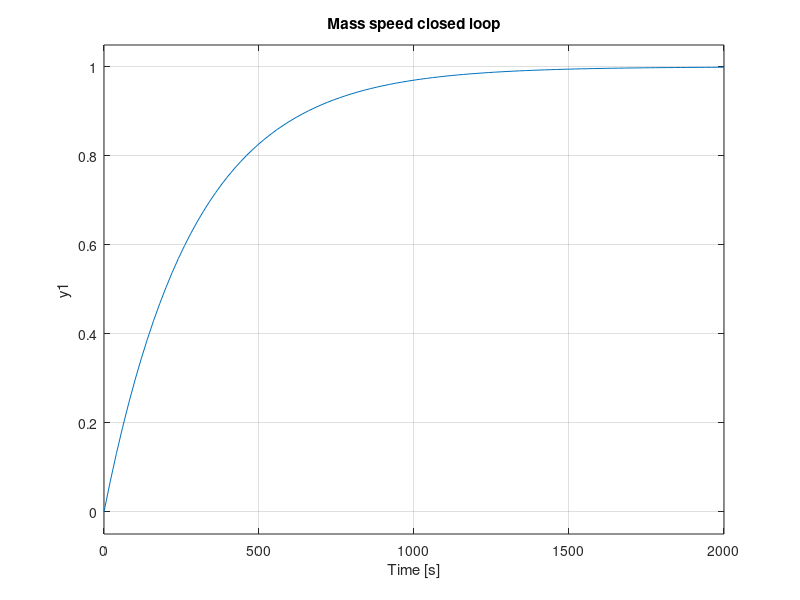
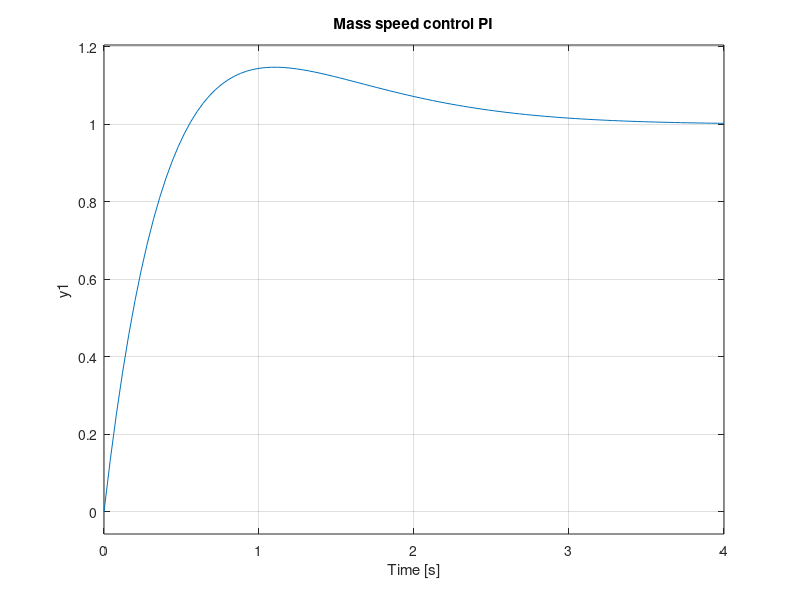
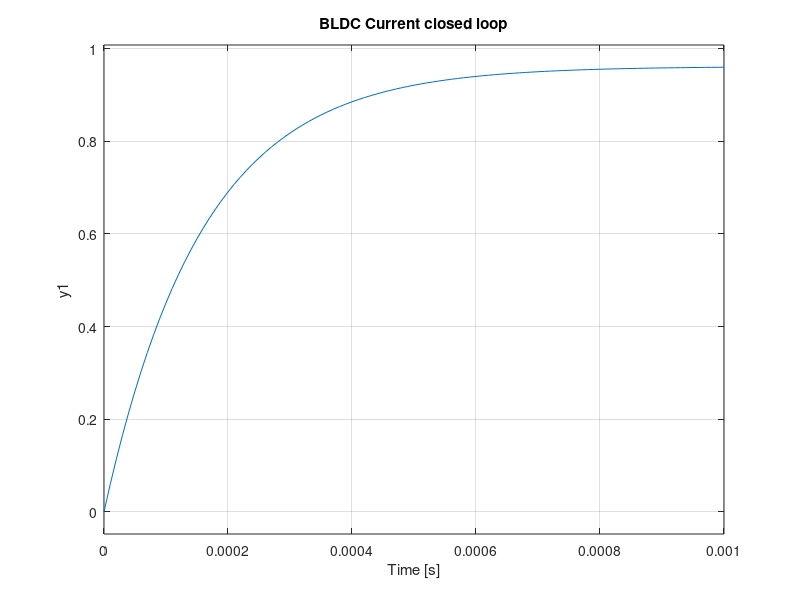
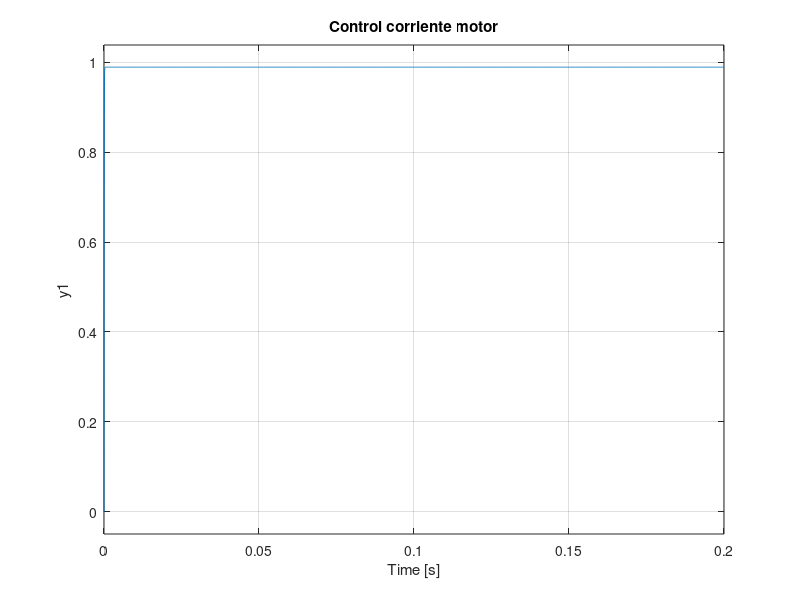

These figures' MATLAB source, in order: (Note: this script raises an error after producing the figures.)
close all;
clc;
s = tf('s');

%% Constants
V_bat=79;%Battery voltage [V]
L_m = 0.000164243;%Phase inductance [H]
n = 23;%Poles of the BLDC
Radio = 0.2959;%Radio of the wheel [m]
Ke_m = 0.399;%Speed constante [V/rad/s]
Kit_m = 1.0;%Torque constant [Nm/A]
R_m = 0.04;%Phase resistance [ohm]
m = 285; %Weight of bike and user [Kg]
eff_bldc = 0.3149 % BLDC efficience
eff_inv = 0.99;% inverter efficience

%% Mass transfer function Speed/Force
Gs_1 = 1/(m*s);
%% Mass transfer function closed loop
figure
step(feedback(Gs_1,1))
title('Mass speed closed loop')
%% PI constants for the speed control
kp_1 = 992;
ki_1 = 979.7530;
%% PI applied to plant (mass)
pid_1 = ki_1/s+kp_1;
Gs_1_c = feedback(Gs_1*pid_1,1)
figure
step(Gs_1_c)
title('Mass speed control PI')


%% BLDC Transfer function Current/Voltage
Gs_2 = 1/(R_m + L_m*s);
%% BLDC transfer function closed loop
Gs_2_lc = feedback(Gs_2,1);
figure
step(Gs_2_lc)
title('BLDC Current closed loop');
%% PI constants for the current control
kp_2 = 3.6270364;
ki_2 = 30178.107;

%% PI applied to the plant
pid_2 = kp_2+1/(s*ki_2);
G2_c = feedback (Gs_2*pid_2,1);
figure
step(G2_c)
title('Control corriente motor');

%% ICE parameters using JORGE CORDOBA and LAURA MORENO Mapping EXCEL
ruta_ICE = 'BSFCBOXERCT.xlsx';
%ruta_ICE = 'D:\Users\Administrador\Desktop\Talleres EIA\8 semestre\STG\matlab\BSFCBOXERCT.xlsx';
Tqcom=xlsread(ruta_ICE,'SIMULINK','B5:B18','basic');
Tqcom=transpose(Tqcom);
Tqmax=xlsread(ruta_ICE,'SIMULINK','B18','basic');
Spcom=xlsread(ruta_ICE,'SIMULINK','C4:AA4','basic');
Torque=xlsread(ruta_ICE,'SIMULINK','C5:AA18','basic');
Aire=xlsread(ruta_ICE,'SIMULINK','C62:AA75','basic');
Comb=xlsread(ruta_ICE,'SIMULINK','C43:AA56','basic');
BSFC=xlsread(ruta_ICE,'SIMULINK','C24:AA37','basic');
Temp=xlsread(ruta_ICE,'SIMULINK','C81:AA94','basic');
Ceros=xlsread(ruta_ICE,'SIMULINK','C100:AA113','basic');

masa_cilindro = 1;                          %1kg
radio_cilindro = 1.27e-2;                   %1 pulgada de diametro
Jice = 0.5*masa_cilindro*radio_cilindro;    

disp('Now go to Simulink and execute only Gear calculator Area and run this code again') 
time_simulink = out.tout;
gear = out.gear;
gear_simulink = [time_simulink,gear];

% print('-sSimulink_images','-dtiff','Simulink_images.png')